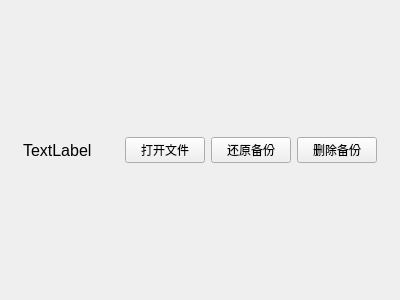
<?xml version="1.0" encoding="UTF-8"?>
<ui version="4.0">
 <class>HomePageChild_BackupFile</class>
 <widget class="QWidget" name="HomePageChild_BackupFile">
  <property name="geometry">
   <rect>
    <x>0</x>
    <y>0</y>
    <width>400</width>
    <height>300</height>
   </rect>
  </property>
  <property name="windowTitle">
   <string>Form</string>
  </property>
  <layout class="QVBoxLayout" name="verticalLayout">
   <item>
    <widget class="ElaScrollPageArea" name="widget" native="true">
     <layout class="QHBoxLayout" name="horizontalLayout_3" stretch="2,1,1,1">
      <property name="leftMargin">
       <number>12</number>
      </property>
      <property name="topMargin">
       <number>12</number>
      </property>
      <property name="rightMargin">
       <number>12</number>
      </property>
      <property name="bottomMargin">
       <number>12</number>
      </property>
      <item>
       <widget class="ElaText" name="label">
        <property name="sizePolicy">
         <sizepolicy hsizetype="Preferred" vsizetype="Preferred">
          <horstretch>0</horstretch>
          <verstretch>0</verstretch>
         </sizepolicy>
        </property>
        <property name="font">
         <font>
          <pointsize>12</pointsize>
         </font>
        </property>
        <property name="text">
         <string>TextLabel</string>
        </property>
       </widget>
      </item>
      <item>
       <widget class="ElaPushButton" name="pushButton_OpenFile">
        <property name="text">
         <string>打开文件</string>
        </property>
       </widget>
      </item>
      <item>
       <widget class="ElaPushButton" name="pushButton_RestoreBackup">
        <property name="text">
         <string>还原备份</string>
        </property>
       </widget>
      </item>
      <item>
       <widget class="ElaPushButton" name="pushButton_RemoveBackup">
        <property name="text">
         <string>删除备份</string>
        </property>
       </widget>
      </item>
     </layout>
    </widget>
   </item>
  </layout>
 </widget>
 <customwidgets>
  <customwidget>
   <class>ElaText</class>
   <extends>QLabel</extends>
   <header location="global">elatext.h</header>
  </customwidget>
  <customwidget>
   <class>ElaPushButton</class>
   <extends>QPushButton</extends>
   <header location="global">elapushbutton.h</header>
  </customwidget>
  <customwidget>
   <class>ElaScrollPageArea</class>
   <extends>QWidget</extends>
   <header location="global">elascrollpagearea.h</header>
   <container>1</container>
  </customwidget>
 </customwidgets>
 <resources/>
 <connections/>
</ui>
